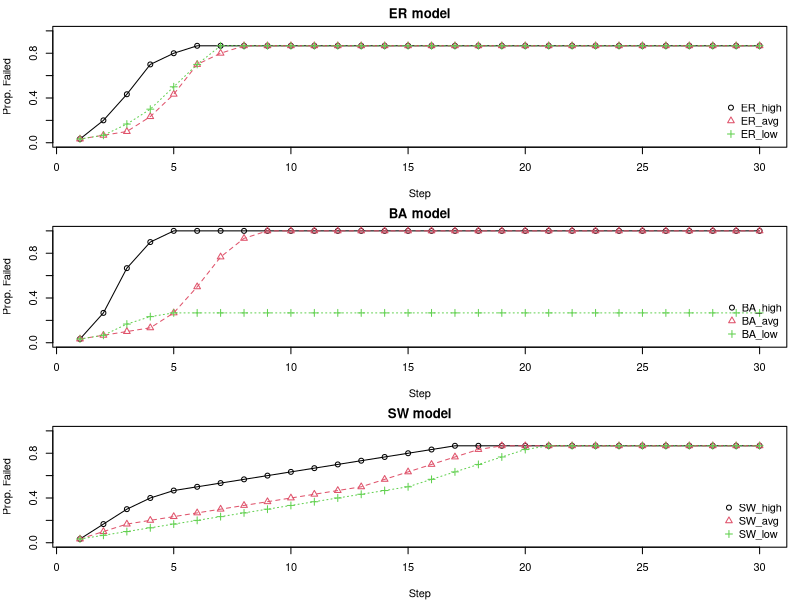
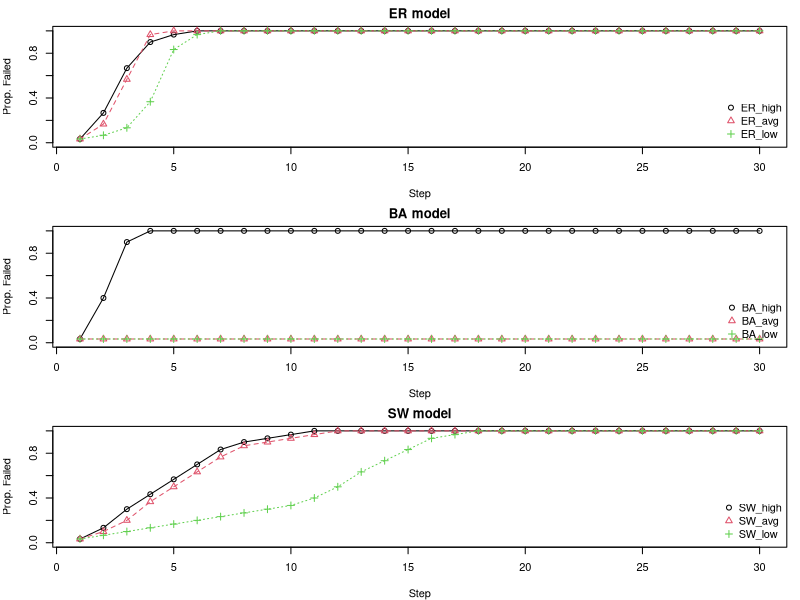

Generate these figures, in order, with R:
# Cascading Failure concept by Watts (2002)
# Intellectual property of Jonathan J. Park, PhD @UC Davis

## The logic of this failure system is that neighbors are tolerant to failures of their neighbors
## If enough of your neighbors fail, you will too
### Failure thresholds for each $i^{th}$ individual (\phi_i) are assumed to be random
### They are drawn from a uniform distribution from e.g., 0.10 - 0.20
### Thus, if 10- to 20-percent of neighbors fail, you will too

library(ggplot2)
library(tidyr)
library(dplyr)
library(igraph)

cascade.Watts = function(g, thrsh.lim = c(0.05, 0.90), max.steps = 10000){
  Cascades = list()
  metrics = igraph::degree(g)
  # Identify the high, average, and low degree vertices
  max_node = which.max(metrics)
  if(min(metrics, na.rm = TRUE) == 0){
    min_node = which.min(ifelse(metrics != 0 & !is.na(metrics), metrics, 999))
  }else(min_node = which.min(ifelse(!is.na(metrics), metrics, 999)))
  avg_node = sample(which(abs(metrics - floor(mean(metrics, na.rm = TRUE))) == min(abs(metrics - floor(mean(metrics, na.rm = TRUE))), na.rm = TRUE) & !is.na(metrics)), 1)
  seeds = list(high = max_node, 
               avg = avg_node,
               low = min_node)
  # For the high, middle, and low vertices initiate a cascade
  for(name in names(seeds)) {
    target = seeds[[name]]
    if(thrsh.lim[1] > thrsh.lim[2]){
      message("First limit should be the lower limit! Flipping for you")
      thrsh.lim = c(thrsh.lim[2], thrsh.lim[1])
    }
    # Uniformly apply thresholds to all vertices between limits
    V(g)$threshold = runif(vcount(g), min = thrsh.lim[1], max = thrsh.lim[2])
    V(g)$state = 0
    V(g)$state[target] = 1
    flip.count = c(sum(V(g)$state))
    step = 0
    # Initiate Cascade
    while(step < max.steps) {
      step = step + 1
      new.state = V(g)$state
      # For each vertex, check if it failed. If so, skip
      # If not, then identify its neighbors
      # Check how many of the current vertex's neighbors have failed relative to total
      # Compare to threshold; if bigger then fail
      # Repeat
      for (v in V(g)) {
        if (V(g)$state[v] == 1) next
        neighbors.v = neighbors(g, v)
        if (length(neighbors.v) == 0) next
          active_fraction = sum(V(g)$state[neighbors.v]) / length(neighbors.v)
        if (active_fraction >= V(g)$threshold[v]) {
          new.state[v] = 1
        }
      }
      if(all(new.state == V(g)$state)) break
      V(g)$state = new.state
      flip.count = c(flip.count, sum(V(g)$state))
    }
    Cascades[[name]] = flip.count / vcount(g)
  }
  names(Cascades) = c("High", "Average", "Low")
  return(Cascades)
}

# Initial Parameters for Simulation
n_nodes = 30

# Simulation Function
sim.funk = function(rep_id) {
  set.seed(3887891 + rep_id) 
  g_ba = sample_pa(n = n_nodes, power = 1, m = 1, directed = FALSE)
  g_er = sample_gnm(n = n_nodes, m = ecount(g_ba), directed = FALSE)
  g_sw = sample_smallworld(dim = 1, size = n_nodes, nei = floor(ecount(g_ba)/n_nodes), p = 0.05)
  ER.set = cascade.Watts(g_er, c(0.1, 0.20), 10000)
  BA.set = cascade.Watts(g_ba, c(0.1, 0.20), 10000)
  SW.set = cascade.Watts(g_sw, c(0.1, 0.20), 10000)
  list(
    ER_high = ER.set$High,
    ER_avg  = ER.set$Average,
    ER_low  = ER.set$Low,
    BA_high = BA.set$High,
    BA_avg  = BA.set$Average,
    BA_low  = BA.set$Low,
    SW_high = SW.set$High,
    SW_avg  = SW.set$Average,
    SW_low  = SW.set$Low
  )
}

results = sim.funk(1245)
models = c("ER","BA","SW")
max_len = 30
op = par(mfrow=c(3,1), mar=c(4,4,2,1))

for(m in models) {
  idx = grep(paste0("^", m, "_"), names(results))
  raw = results[idx]
  mat = sapply(raw, function(v) {
    L = length(v)
    if (L < max_len) {
      c(v, rep(v[L], max_len - L))
    } else {
      v[1:max_len]
    }
  })
  
  matplot(1:max_len, mat,
          type = "o", pch = 1:3,
          col = 1:3, xlab = "Step",
          ylab = "Prop. Failed",
          main = paste(m, "model"),
          xlim = c(1, max_len),
          ylim = c(0, 1))
  legend("bottomright", legend = names(results)[idx],
         col = 1:3, pch = 1:3, bty = "n")
}
par(op)


### "Complex" Xiang Cascade 

cascade.Xiang = function(g, beta = 1, T = 1.2, alpha = 1, max.steps = 10000) {
  N = vcount(g)
  deg = igraph::degree(g)
  # Load is based on beta, alpha, and degree
  load0 = beta * (deg^alpha)
  cap = T * load0
  # Choose high, average, and lowest degree vertices
  high = which.max(deg)
  low = which.min(deg)
  avg = which.min(abs(deg - mean(deg)))[1]
  seeds = list(High=high, Average=avg, Low=low)
  results = lapply(seeds, function(seed) {
    load = load0
    failed = logical(N)
    # Kill the target
    # Find neighbors
    # Distribute failure to other neighbors
    # High degree neighbors take more load
    failed[seed] = TRUE
    nbrs = as.integer(neighbors(g,seed))
    if (length(nbrs)) {
      wts = deg[nbrs]^alpha
      load[nbrs] = load[nbrs] + load[seed]*(wts/sum(wts))
    }
    load[seed] = 0
    
    series = sum(failed)/N
    t = 1
    while (t < max.steps) {
      to_fail = which(!failed & (load > cap))
      if (!length(to_fail)) break
      for (v in to_fail) {
        failed[v] = TRUE
        nbrs2 = setdiff(as.integer(neighbors(g,v)), which(failed))
        if (length(nbrs2)) {
          w2 = deg[nbrs2]^alpha
          load[nbrs2] = load[nbrs2] + load[v]*(w2/sum(w2))
        }
        load[v] = 0
      }
      t = t+1
      series[t] = sum(failed)/N
    }
    series
  })
  
  names(results) = names(seeds)
  results
}


sim.funk = function(rep_id, n_nodes) {
  set.seed(15846 + rep_id) 
  g_ba = sample_pa(n = n_nodes, power = 1, m = 2, directed = FALSE)
  g_er = sample_gnm(n = n_nodes, m = ecount(g_ba), directed = FALSE)
  g_sw = sample_smallworld(dim = 1, size = n_nodes, nei = floor(ecount(g_ba)/n_nodes), p = 0.05)
  ER.set = cascade.Xiang(g_er, beta = 1, T = 1.2, alpha = 1, max.steps = 1000)
  BA.set = cascade.Xiang(g_ba, beta = 1, T = 1.2, alpha = 1, max.steps = 1000)
  SW.set = cascade.Xiang(g_sw, beta = 1, T = 1.2, alpha = 1, max.steps = 1000)
  list(
    ER_high = ER.set$High,
    ER_avg  = ER.set$Average,
    ER_low  = ER.set$Low,
    BA_high = BA.set$High,
    BA_avg  = BA.set$Average,
    BA_low  = BA.set$Low,
    SW_high = SW.set$High,
    SW_avg  = SW.set$Average,
    SW_low  = SW.set$Low
  )
}
n_nodes = 30
results = sim.funk(34, n_nodes = n_nodes)
models = c("ER","BA","SW")
max_len = 30
op = par(mfrow=c(3,1), mar=c(4,4,2,1))

for(m in models) {
  idx = grep(paste0("^", m, "_"), names(results))
  raw = results[idx]
  mat = sapply(raw, function(v) {
    L = length(v)
    if (L < max_len) {
      c(v, rep(v[L], max_len - L))
    } else {
      v[1:max_len]
    }
  })
  
  matplot(1:max_len, mat,
          type = "o", pch = 1:3,
          col = 1:3, xlab = "Step",
          ylab = "Prop. Failed",
          main = paste(m, "model"),
          xlim = c(1, max_len),
          ylim = c(0, 1))
  legend("bottomright", legend = names(results)[idx],
         col = 1:3, pch = 1:3, bty = "n")
}
par(op)

